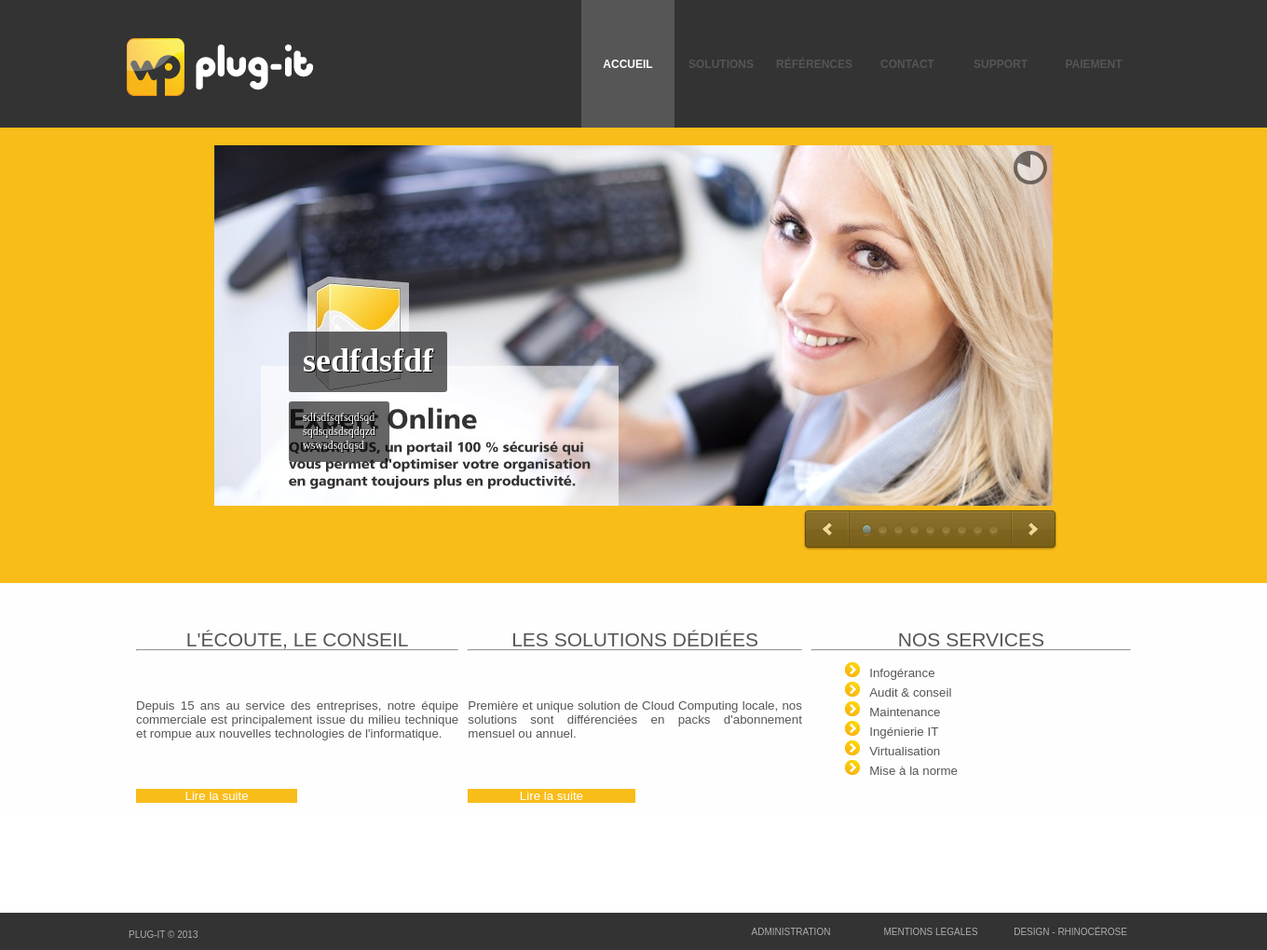
The page / on the database its author committed.
### tables this page shows
CREATE TABLE IF NOT EXISTS `menu` (
  `id` int(11) NOT NULL AUTO_INCREMENT,
  `nom` varchar(50) NOT NULL,
  `position` int(11) NOT NULL,
  `lien` varchar(255) NOT NULL,
  PRIMARY KEY (`id`)
);

CREATE TABLE IF NOT EXISTS `solutions` (
  `id` int(11) NOT NULL AUTO_INCREMENT,
  `titre` varchar(100) NOT NULL,
  `corps` text NOT NULL,
  `image_car` varchar(255) NOT NULL,
  `image_sol` varchar(255) NOT NULL,
  `description` varchar(255) NOT NULL,
  `date` timestamp NOT NULL DEFAULT CURRENT_TIMESTAMP,
  `ordre` int(11) NOT NULL,
  PRIMARY KEY (`id`)
);

CREATE TABLE IF NOT EXISTS `services` (
  `id` int(11) NOT NULL AUTO_INCREMENT,
  `titre` varchar(100) NOT NULL,
  `corps` text NOT NULL,
  `image` varchar(100) NOT NULL,
  `subtitre` varchar(50) NOT NULL,
  `date` timestamp NOT NULL DEFAULT CURRENT_TIMESTAMP,
  `ordre` int(11) NOT NULL,
  PRIMARY KEY (`id`)
);

### Include/invite/accueil.php (the view, shortened to what this page needs)
<?php
	switch($_GET['sub'])
	{
		case 'main':
?>
			<div style="background-color:#f9bd1a; height:475px; width:100%; padding-top:1%;">
				<div id="iview">
				<?php
					$video = array('.avi','.mp4');
					$rq=mysql_query("SELECT COUNT(id) as nombreslides FROM solutions")or die('Erreur SQL !<br />'.mysql_error());
					$array = mysql_fetch_array($rq);
					$max= max(10,$array['nombreslides']);
					$rq=mysql_query("SELECT * FROM solutions ORDER by date DESC LIMIT ".$max."")or die('Erreur SQL !<br />'.mysql_error());
					$effet = array('slice-top-fade,slice-right-fade','zigzag-drop-top,zigzag-drop-bottom','strip-right-fade,strip-left-fade','');
					$i=0;
					while($array=mysql_fetch_array($rq))
					{
						$ext = strtolower(strrchr($array['image_car'], '.'));
						if(in_array($ext,$video))
							echo '<div data-iview:image="images/slide_08.jpg" data-iview:type="video" data-iview:transition="'.$effet[$i].'">
								<iframe src="http://127.0.0.1/plug-it/include/invite/viewvid.php?vid=../../'.$array['image_car'].'" width="100%" height="100%" frameborder="0" webkitAllowFullScreen mozallowfullscreen allowFullScreen></iframe>
								<div class="iview-caption caption1" data-x="80" data-y="200">'.$array['titre'].'</sup></div>
								<div class="iview-caption" data-x="80" data-y="275" data-transition="wipeRight">'.$array['description'].'</div>
								</div>';
						else
							echo '<div data-iview:image="'.$array['image_car'].'" data-iview:transition="'.$effet[$i].'"></div>';
						$i++;
						if($i > 3)
							$i =0;
					}
				?>
				</div>
			</div>
			<div style="margin-top:40px;">
				<table class="table_accueil" border="0" cellspacing="10" cellpadding="10">
					<tr>
						<td>
							<h2>L'écoute, le conseil</h2>
							<hr style="color:#dedede"/>
						</td>
						<td>
							<h2>Les solutions dédiées</h2>
							<hr style="color:#dedede"/>
						</td>
						<td>
							<h2>Nos services</h2>
							<hr style="color:#dedede"/>
						</td>
					</tr>
					<tr>
						<td>
							Depuis 15 ans au service des entreprises,
							notre équipe commerciale est principalement
							issue du milieu technique et rompue aux
							nouvelles technologies de l'informatique.
						</td>
						<td>
							Première et unique solution de Cloud Computing locale,
							nos solutions sont différenciées en packs d'abonnement mensuel ou annuel.
						</td>
						<td>
						<?php
							$retour = mysql_query('SELECT * FROM services ORDER BY ordre') or die('Erreur SQL !<br />'.mysql_error());
							echo '<table style="margin-left:auto; margin-right:auto; width:80%;">';
							while ($donnees = mysql_fetch_array($retour))
							{
								echo'<tr>
									<td><img style="margin-right:10px;" src="images/fleche.png" /><a class="mail" href="index.php?page=services&mode=viewone&id='.$donnees['id'].'">'.$donnees['subtitre'].'</a></td>
								</tr>';
							}
							echo '</table>';
						?>
						</td>
					</tr>
					<tr>
						<td onclick="location.href='index.php?page=accueil&sub=conseil'" style="cursor:pointer;">
							<p class="bouton">Lire la suite</p>
						</td>
						<td onclick="location.href='index.php?page=accueil&sub=sol'" style="cursor:pointer;">
							<p class="bouton">Lire la suite</p>
						</td>
						<td>
						</td>
					</tr>
				</table>
			</div>
<?php
		break;
?>
<?php
	}
?>

### Include/common/Banniere.php (shortened to what this page needs)
<div style="overflow:hidden;">
	<table style="position:absolute;right:10%;" height="137px" class="menu" cellspacing="0">
		<tr>
<?php
		$rq = mysql_query("SELECT * FROM menu ORDER BY position")or die('Erreur SQL !<br />'.mysql_error());
		$accent = array("é","è","ë","ê","à","ù","ô","î","ï");
		$replace = array("e","e","e","e","a","u","o","i","i");
		while($ar=mysql_fetch_array($rq))
		{
			echo '
			<td onclick="location.href=\''.$ar['lien'].'\'"';
				if($_GET['page'] == strtolower(str_replace($accent,$replace,$ar['nom'])))
					echo 'class="menu_selected"';
				else
					echo 'class="menu_unselected"';
			echo '>'.$ar['nom'].'</td>';
		}
?>
		</tr>
	</table>
</div>

### css/iview.css (style rules this page uses)
.iview-caption { position:absolute; z-index:4; overflow: hidden; cursor: default; }

### css/skin 1/style.css (style rules this page uses)
#iview { display: block; width: 900px; height: 400px; padding: 5px; position: relative; margin: auto; }
.iview-caption { background: url('../../img/caption-bg.png'); color: #FFF; border-radius: 3px; padding: 10px 15px; font-family: Verdana; font-size: 12px; text-shadow: #000 1px 1px 0px; }
.iview-caption.caption1 { font-size: 36px; font-weight: bold; height: 45px; }

### css/styles.css (style rules this page uses)
* { padding: 0px; margin: 0px; outline: none; }

### styles/index.css (style rules this page uses)
.menu td { width:100px; text-align:center; cursor: pointer; font-weight:bold; text-transform:uppercase; font-size: 12px; }
.menu_selected { background-color:#565656; border-color:#696969 #DCDCDC #DCDCDC #696969; color:white; }
.mail { text-decoration:none; color:#555555; }
.table_accueil { margin:auto; width:80%; min-width: 800px; }
.table_accueil td { width: 10%; text-align: justify; }
.bouton { display:block; color:white; border:0px solid; text-decoration:none; text-align:center; background-color:#f9bd1a; border-color:#f9bd1a; width:50%; }
h2,h3 { text-align: center; font-weight: normal; font-size:21px; line-height:21px; text-transform:uppercase; }
body { color:#555555; font-size:10pt; font-family: Arial,Helvetica,sans-serif; padding:0; margin: 0; }
html { margin:0; }

### rows shown on the page
menu: nom "ACCUEIL"
menu: nom "SOLUTIONS"
menu: nom "RÉFÉRENCES"
menu: nom "CONTACT"
menu: nom "SUPPORT"
menu: nom "PAIEMENT"
solutions: titre "sedfdsfdf", description "sdfsdfsqfsqdsqd sqdsqdsdsqdqzd wswsdsqdqsd"
services: subtitre "Infogérance"
services: subtitre "Audit & conseil"
services: subtitre "Maintenance"
services: subtitre "Ingénierie IT"
services: subtitre "Virtualisation"
services: subtitre "Mise à la norme"
